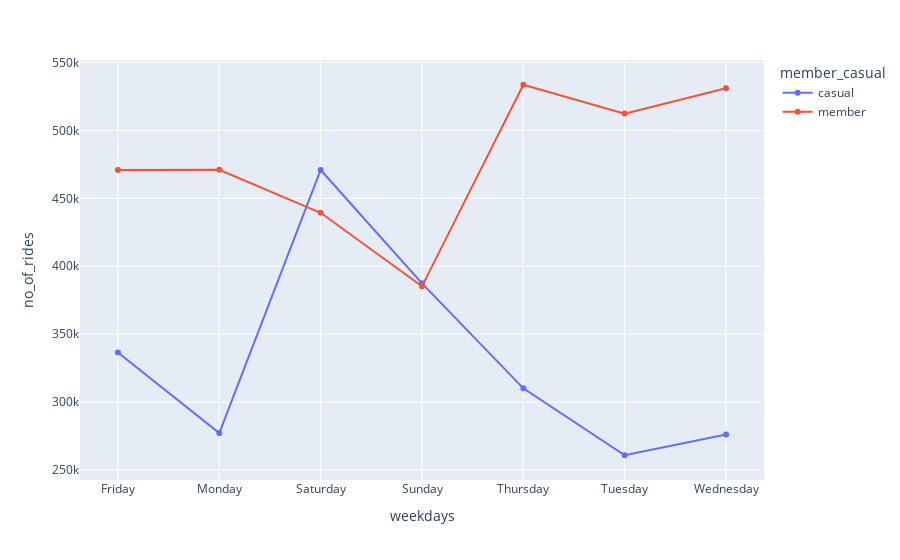

Notebook code cell kept with this figure:
### Code cell
plot_4 = tripdata_21_22.groupby(['day_of_week','member_casual'],as_index = False).count()

px.line(plot_4,
        x = 'day_of_week',
        y = 'ride_id',
        color = 'member_casual',
        markers = True,
        labels = {'ride_id':'no_of_rides','day_of_week':'weekdays'},
        hover_name = 'member_casual',
        hover_data = {'member_casual':False,'day_of_week':False,'ride_id':True})

### Figure 1 — Plotly figure (JSON) as saved in the notebook; plotly's stock layout.template omitted (floating-point values rounded to 4 significant figures)
{"data": [{"customdata": [["casual"], ["casual"], ["casual"], ["casual"], ["casual"], ["casual"], ["casual"]], "hovertemplate": "<b>%{hovertext}</b><br><br>no_of_rides=%{y}<extra></extra>", "hovertext": ["casual", "casual", "casual", "casual", "casual", "casual", "casual"], "legendgroup": "casual", "line": {"color": "#636efa", "dash": "solid"}, "marker": {"symbol": "circle"}, "mode": "lines+markers", "name": "casual", "orientation": "v", "showlegend": true, "type": "scatter", "x": ["Friday", "Monday", "Saturday", "Sunday", "Thursday", "Tuesday", "Wednesday"], "xaxis": "x", "y": [336476, 277223, 470881, 387426, 310111, 260855, 276100], "yaxis": "y"}, {"customdata": [["member"], ["member"], ["member"], ["member"], ["member"], ["member"], ["member"]], "hovertemplate": "<b>%{hovertext}</b><br><br>no_of_rides=%{y}<extra></extra>", "hovertext": ["member", "member", "member", "member", "member", "member", "member"], "legendgroup": "member", "line": {"color": "#EF553B", "dash": "solid"}, "marker": {"symbol": "circle"}, "mode": "lines+markers", "name": "member", "orientation": "v", "showlegend": true, "type": "scatter", "x": ["Friday", "Monday", "Saturday", "Sunday", "Thursday", "Tuesday", "Wednesday"], "xaxis": "x", "y": [470895, 471093, 439383, 385223, 533659, 512409, 531016], "yaxis": "y"}], "layout": {"legend": {"title": {"text": "member_casual"}, "tracegroupgap": 0}, "margin": {"t": 60}, "xaxis": {"anchor": "y", "domain": [0, 1], "title": {"text": "weekdays"}}, "yaxis": {"anchor": "x", "domain": [0, 1], "title": {"text": "no_of_rides"}}}}
